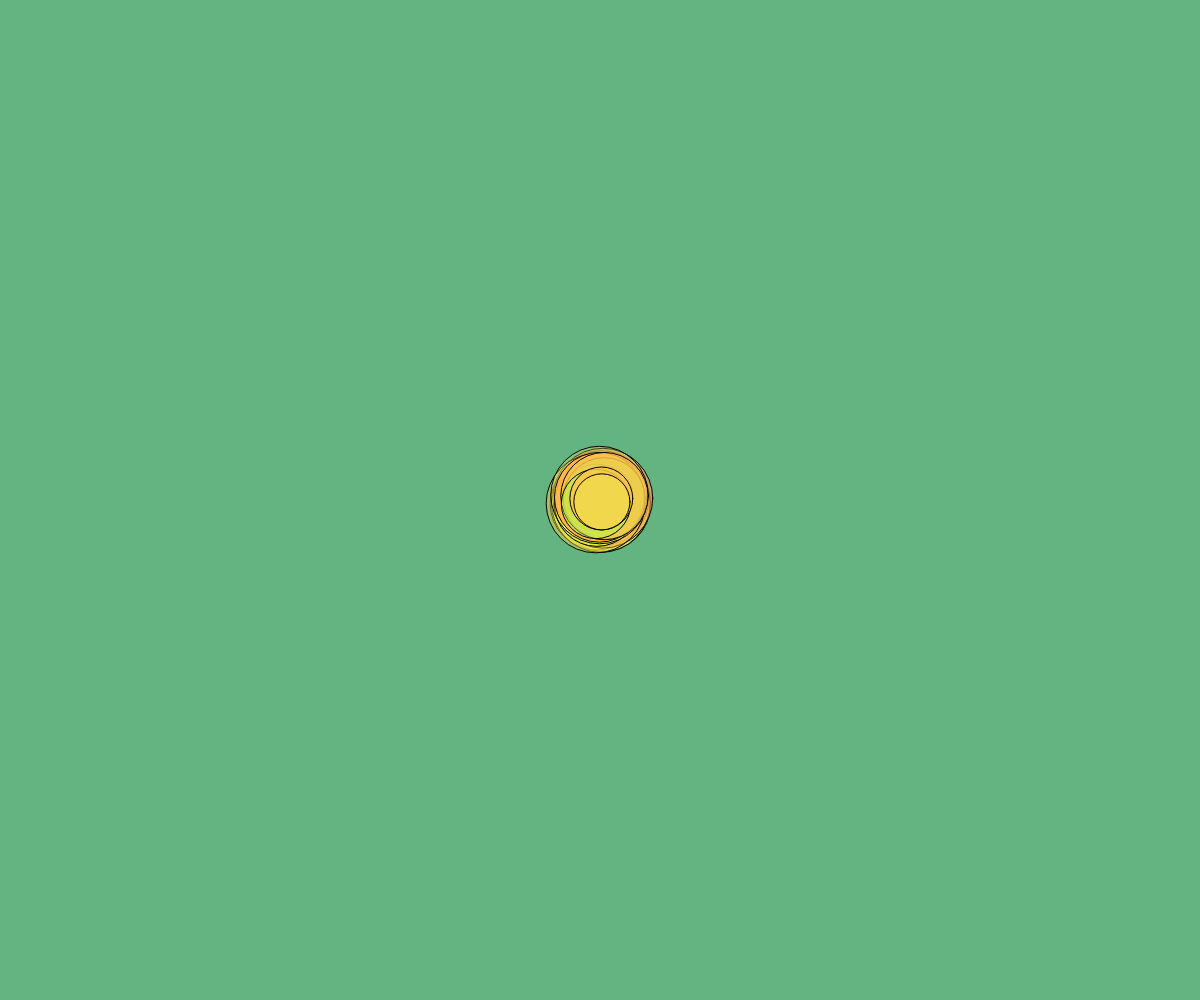
Frame 1 (no input)
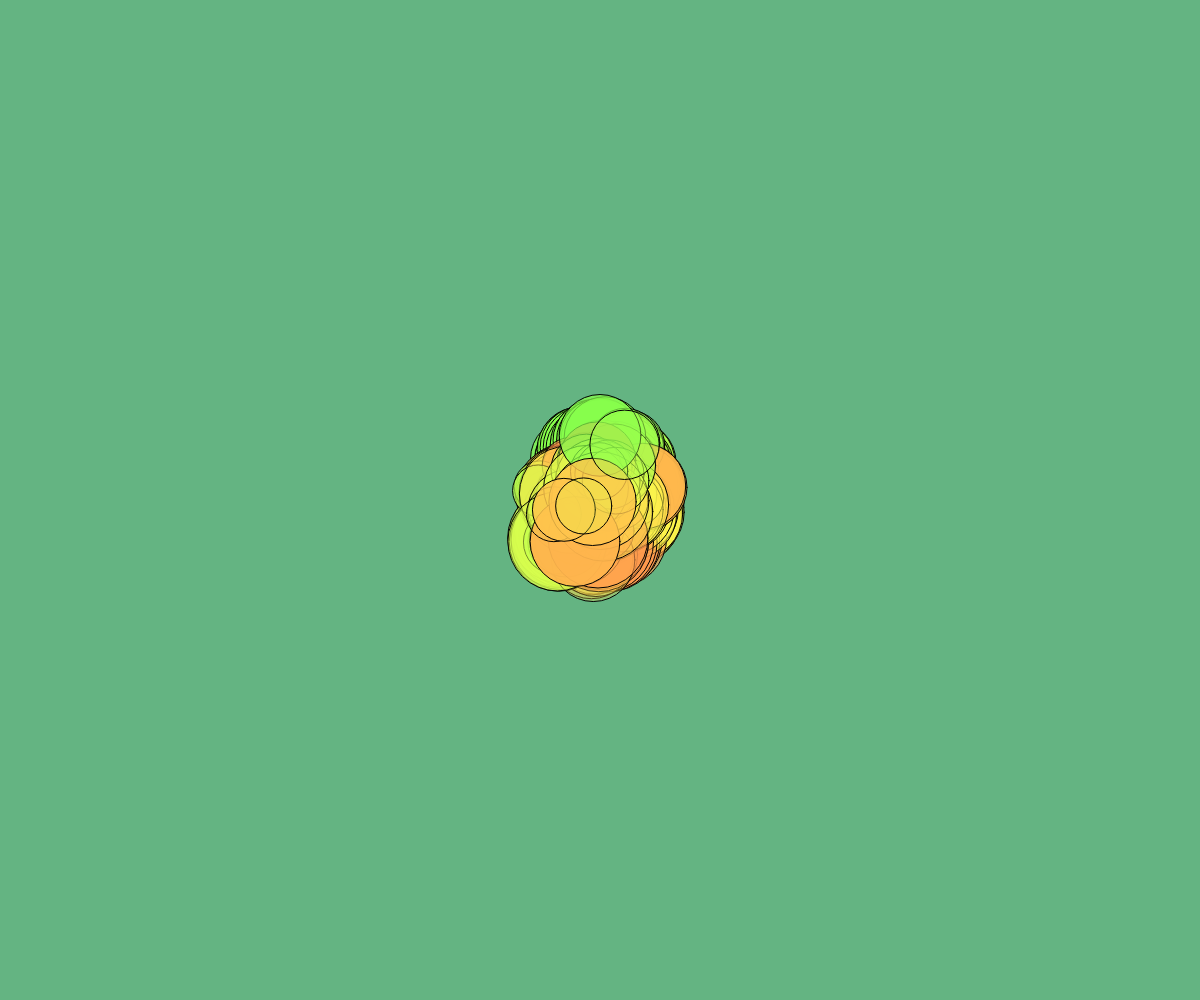
Frame 60 (no input)
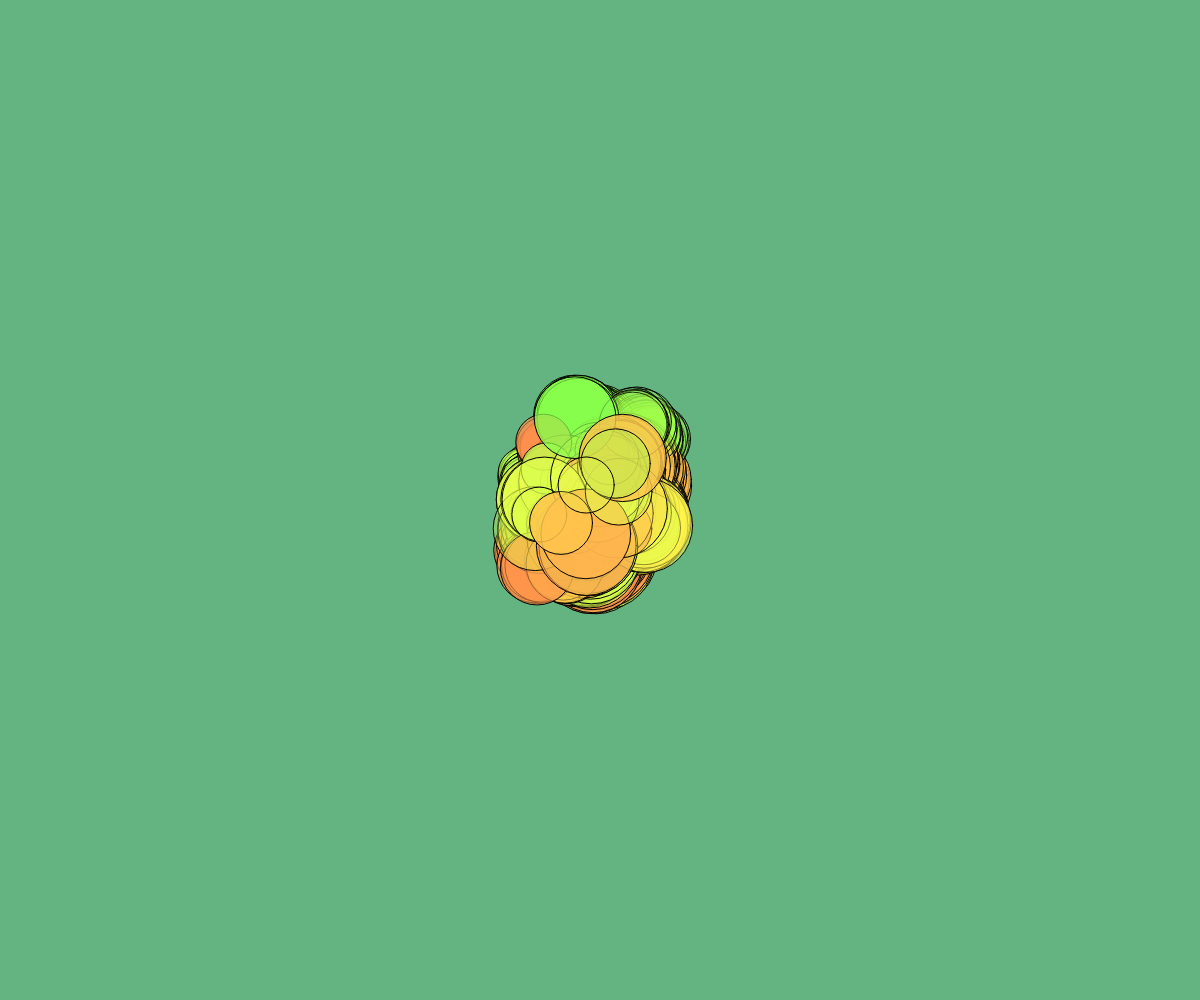
Frame 120 (the mouse pressed at the canvas centre since frame 60)

The p5.js sketch that drew these frames (run headless with seeded random() and noise() and a simulated clock; from frame 60 on, the mouse is pressed at the canvas centre):

// p5.js sketch
// ── sketch.js
let harry; // THIS IS A VARIABLE TO STORE MY OBJECT
let samantha; // THIS WILL SOTRE ANOTHER OBJECT
let drunks = [];
let drunkAmount = 50;

function setup() {
  createCanvas(windowWidth, windowHeight);
  background(100, 180, 130);
  x = width / 2;
  y = height / 2;
  colorMode(HSB);

  for(let i = 0; i<drunkAmount;i++){
    drunks[i] = new Drunk(width/2, height/2, random(50, 100), 5, random(20, 100));
  }
  
}

function draw() {
  for(let i = 0;i<drunks.length;i++){
    drunks[i].move();
    drunks[i].drawDrunk();
  }
}

class Drunk {
  constructor(x,y,diamter,speed,hue){
    this.x = x;
    this.y = y;
    this.diameter = diamter;
    this.speed = speed;
    this.hue = hue;
    this.opacity = random(0,1);
  }

  move(){
    this.x = this.x + random(-this.speed, this.speed);
    this.y = this.y + random(-this.speed, this.speed);
  }

  drawDrunk(){
    fill(this.hue, 70, 100, this.opacity);
    circle(this.x, this.y, this.diameter);
  }
}
